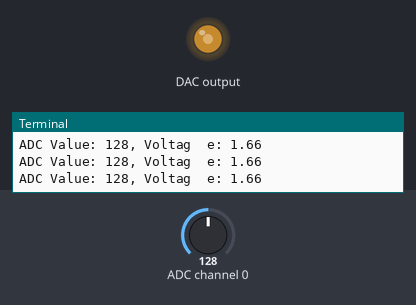
This program was run on a simulated Raspberry Pi (BCM pin numbers). On the bench: output pins drawn as LEDs (lit = HIGH), the last lines printed to the terminal. The inputs (shaded band) are chosen by the test bench; at power-on: ADC channel 0 = 128 (analog values on the 0–255 scale). The desktop window is not drawn, its controls go by their first labels and the mouse button is held 0.15 s.

Above: at 1.2 s.
1.3 s: ADC channel 0 set to 178
At 2.6 s:
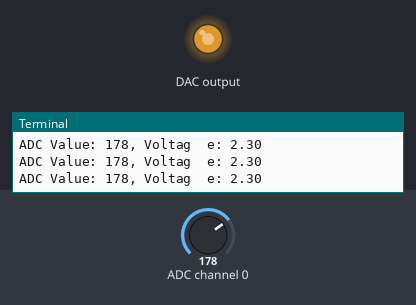
2.9 s: ADC channel 0 set to 224
At 3.4 s:
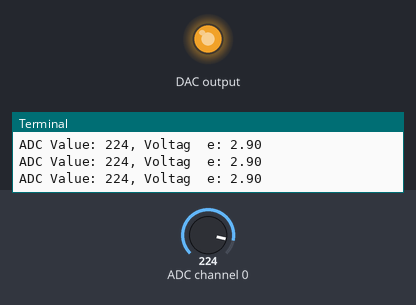
4.5 s: ADC channel 0 set to 30
At 5.0 s:
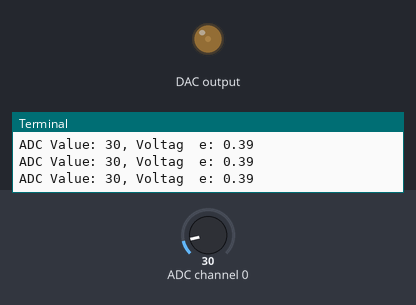
6.1 s: ADC channel 0 set to 0
At 6.9 s:
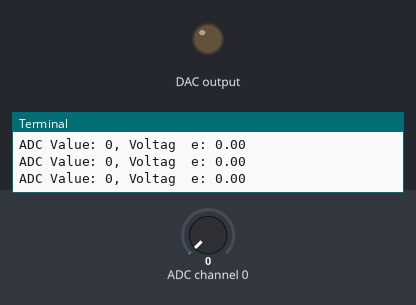
Timing chart, 0 to 8.7 s (numbered marks = the images above; inputs shaded):
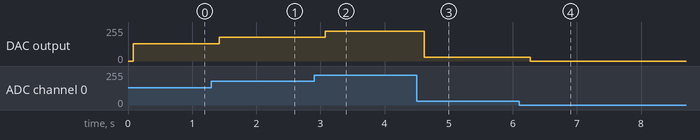

The program:

ADC.py
```python
import smbus
import time

from tkinter import *

# Default address of PCF8591
address = 0x48

bus = smbus.SMBus(1)
cmd = 0x40

root = Tk()
my_value = Label(root, text='Hello World')
my_value.grid(row=0, column=0,sticky="sw")

my_voltage = Label(root, text='Hello World')
my_voltage.grid(row=1, column=0,sticky="sw")

def analogRead(chn):
    # Read ADC value, chn: 0, 1, 2, 3
    value = bus.read_byte_data(address, cmd+chn)
    return value

def analogWrite(value):
    # write DAC value
    bus.write_byte_data(address, cmd, value)

def loop():
    while True:
        READ()
        time.sleep(0.01)

def READ():
    value = analogRead(0)   #read the ADC value of channel 0
    analogWrite(value)      # write the DAC value
    voltage = value / 255.0 * 3.3   # calculate the voltage value
    print('ADC Value: %d, Voltag  e: %.2f' %(value, voltage) )
    return (value, voltage)


def read_continuosly():
    # Get the current Digital and voltage values
    (value, voltage) = READ()

    # Update text in the app
    my_value.configure(text= "Current Value: {value:3d}".format( value=value))
    my_voltage.configure(text= "Current Voltage: {value:6.2f}".format( value=voltage))

    # Keep doing this every 100 ms
    root.after(100, read_continuosly)


def destroy():
    bus.close()

def launchApp():

    read_continuosly()
    root.mainloop()

if __name__ == '__main__':
    print('Program is starting ... ')
    try:
        launchApp()
        # loop()
    except KeyboardInterrupt:
        destroy()
        
```

Measured:
- after the input at 1.3 s, DAC output: 128/255 → 178/255 after 0.12 s
- after the input at 2.9 s, DAC output: 178/255 → 224/255 after 0.17 s
- after the input at 4.5 s, DAC output: 224/255 → 30/255 after 0.12 s
- after the input at 6.1 s, DAC output: 30/255 → 0/255 after 0.17 s
